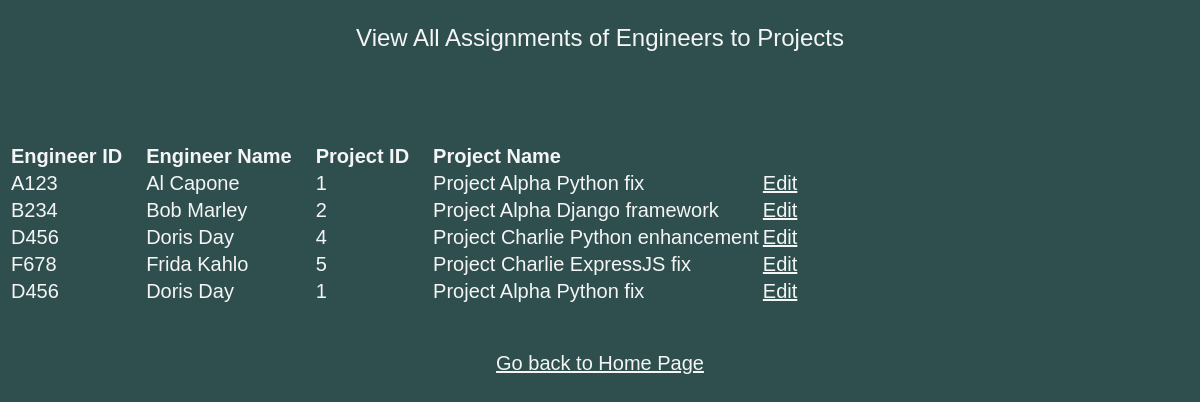
The page /assignment_read/assignment_read/ on the database its author committed.
### home/models.py (models this page shows, shortened)
class ProjectEngineerLookup(models.Model):
    lookup_id = models.AutoField(primary_key=True)
    engineer_id = models.ForeignKey(SoftwareEngineer, on_delete=models.CASCADE)
    project_id = models.ForeignKey(Project, on_delete=models.CASCADE)

class SoftwareEngineer(models.Model):
    engineer_id = models.CharField(max_length=20, primary_key=True)
    engineer_name = models.CharField(max_length=100)

class Project(models.Model):
    project_id = models.AutoField(primary_key=True)
    software = models.CharField(max_length=100)
    project_name = models.CharField(max_length=100)

### assignment_read/views.py (the view)
# urls.py: path('assignment_read/', views.assignment_read, name='assignment_read'),
def assignment_read(request):
    assignments = ProjectEngineerLookup.objects.all()
    engineers = SoftwareEngineer.objects.all()
    projects = Project.objects.all()
    context = {
        'assignments': assignments,
        'engineers': engineers,
        'projects': projects
    }
    return render(
        request,
        'assignment_read/assignment_read.html',
        context
    )

### assignment_read/templatetags/assignment_read_tags.py (called while the page is built)
@register.simple_tag(takes_context=True)
def get_engineer_name(context, engineer_id):
    engineers = context['engineers']
    for engineer in engineers:
        if engineer.engineer_id == engineer_id:
            return str(engineer.engineer_name)

@register.simple_tag(takes_context=True)
def get_project_name(context, project_id):
    projects = context['projects']
    for project in projects:
        if project.project_id == project_id:
            return str(project.project_name)

### assignment_read/templates/assignment_read/assignment_read.html (shortened to what this page needs)
<!DOCTYPE html>
<html>
    <head>
        {% load static %}
        {% load assignment_read_tags %}
        <link rel="stylesheet" type="text/css" href="{% static 'home/site.css' %}" />
    </head>
    <body class="body-style">
        <p style="font-size:24px;">View All Assignments of Engineers to Projects<p>
        <br>
        <br>
        {% if assignments %}
            <table style="text-align:left;">
                <thead>
                <tr>
                    <th>Engineer ID&emsp;</th>
                    <th>Engineer Name&emsp;</th>
                    <th>Project ID&emsp;</th>
                    <th>Project Name</th>
                    <th></th>
                </tr>
                </thead>
                <tbody>
                {% for assignment in assignments %}
                    <tr>
                        <td>{{ assignment.engineer_id_id }}</td>
                        <td>{% get_engineer_name assignment.engineer_id_id %}</td>
                        <td>{{ assignment.project_id_id }}</td>
                        <td>{% get_project_name assignment.project_id_id %}</td>
                        <td><a href="{% url 'assignment_update' assignment.lookup_id %}">Edit</a></td>
                    </tr>
                {% endfor %}
                </tbody>
            </table>
        {% else %}
            <p>No Project Assignments in database</p>
        {% endif %}
        <br>
        <br>
        <a href="{% url 'home' %}">Go back to Home Page</a>
    </body>
</html>

### home/static/home/site.css (style rules this page uses)
.body-style { background-color: DarkSlateGrey; color: WhiteSmoke; text-align: center; font-family: Arial, Helvetica, sans-serif; font-size: 20px; }
a:link { color: WhiteSmoke; }

### rows shown on the page
ProjectEngineerLookup: engineer_id_id "A123", engineer_id.engineer_name "Al Capone", project_id_id "1", project_id.project_name "Project Alpha Python fix"
ProjectEngineerLookup: engineer_id_id "B234", engineer_id.engineer_name "Bob Marley", project_id_id "2", project_id.project_name "Project Alpha Django framework"
ProjectEngineerLookup: engineer_id_id "D456", engineer_id.engineer_name "Doris Day", project_id_id "4", project_id.project_name "Project Charlie Python enhancement"
ProjectEngineerLookup: engineer_id_id "F678", engineer_id.engineer_name "Frida Kahlo", project_id_id "5", project_id.project_name "Project Charlie ExpressJS fix"
ProjectEngineerLookup: engineer_id_id "D456", engineer_id.engineer_name "Doris Day", project_id_id "1", project_id.project_name "Project Alpha Python fix"
